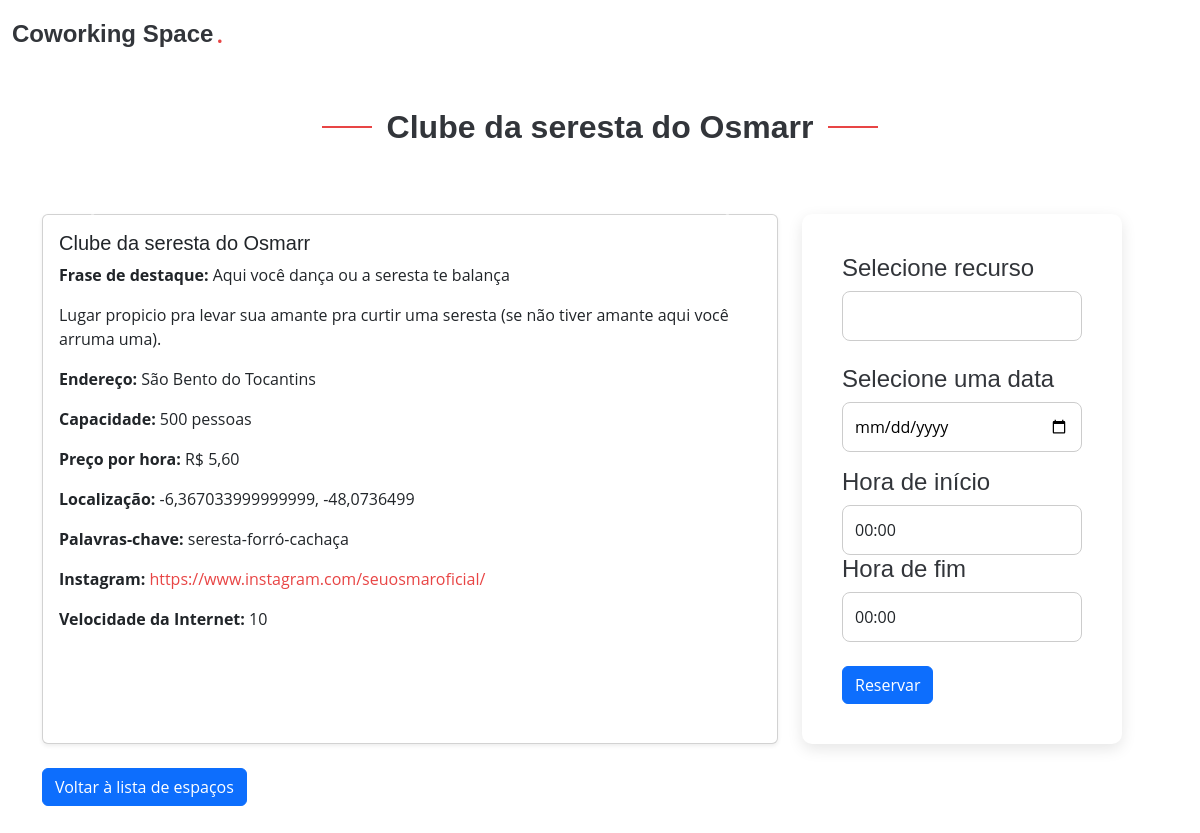
The app's page /lista/espaco/5/ (signed in), older data.
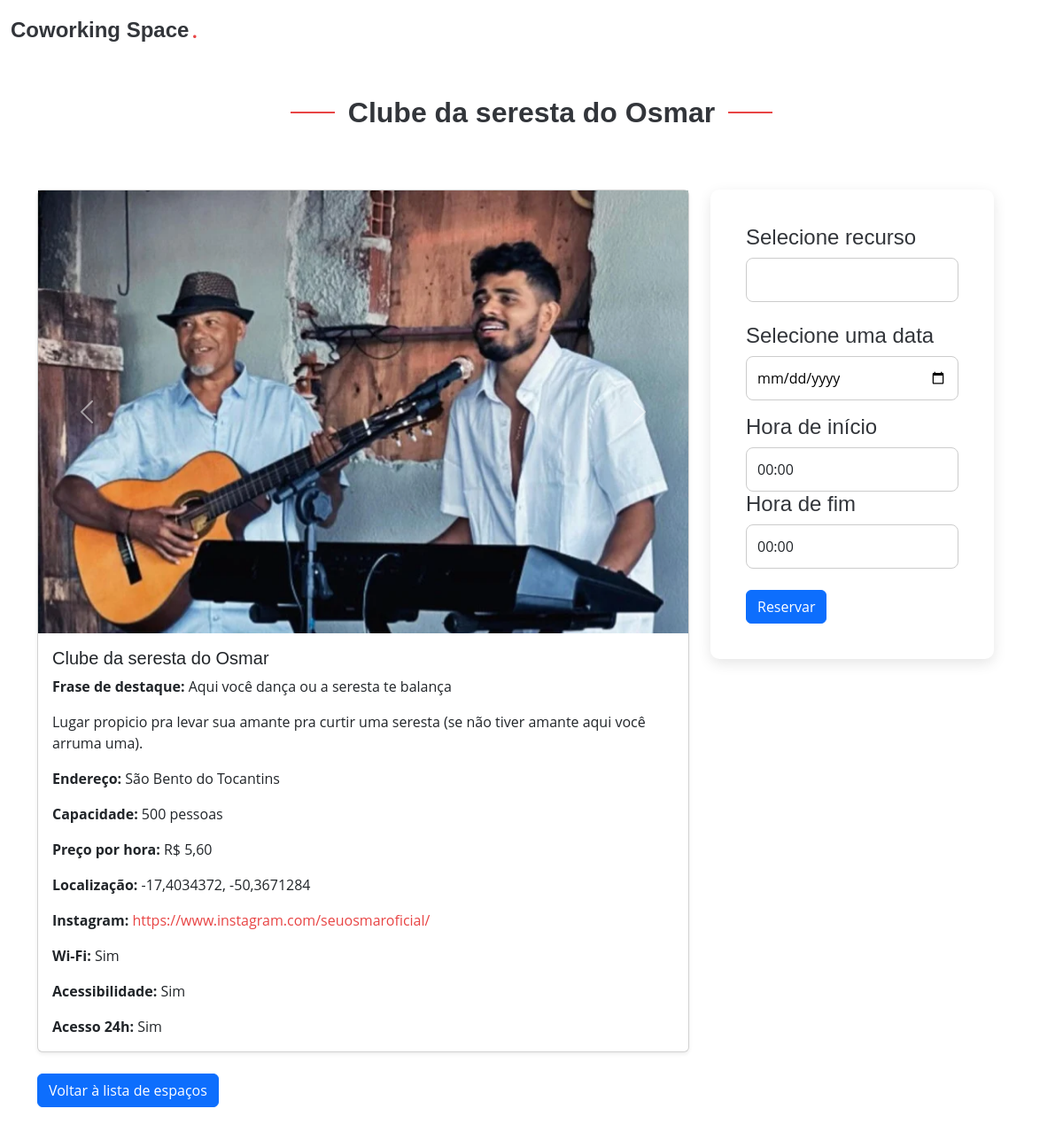
The same page, newer data.
### reservas/models.py (models this page shows, shortened)
class EspacoCoworking(models.Model):
    nome = models.CharField(max_length=100)
    endereco = models.CharField(max_length=200)
    frase_destaque = models.CharField(max_length=100, blank=True, null=True)
    descricao = models.TextField(blank=True, null=True)
    capacidade = models.IntegerField()
    preco_por_hora = models.DecimalField(max_digits=10, decimal_places=2)
    latitude = models.FloatField(default=0)
    longitude = models.FloatField(default=0)
    prioridade = models.IntegerField(default=0, blank=True, null=True)
    palavras_chave = models.TextField(blank=True, null=True, help_text='Separado por -')
    instagram = models.URLField(max_length=255, blank=True, null=True)
    facebook = models.URLField(max_length=255, blank=True, null=True)
    linkedin = models.URLField(max_length=255, blank=True, null=True)
    nome_espaco = models.CharField(max_length=255, blank=True, null=True)
    razao_social = models.CharField(max_length=255, blank=True, null=True)
    cep = models.CharField(max_length=20, blank=True, null=True)
    pais = models.CharField(max_length=100, blank=True, null=True)
    uf = models.CharField(max_length=2, blank=True, null=True)
    cidade = models.CharField(max_length=100, blank=True, null=True)
    bairro = models.CharField(max_length=100, blank=True, null=True)
    logradouro = models.CharField(max_length=255, blank=True, null=True)
    numero = models.CharField(max_length=10, blank=True, null=True)
    complemento = models.CharField(max_length=255, blank=True, null=True)
    logo = models.ImageField(upload_to='logos/', blank=True, null=True)
    foto_horizontal = models.ImageField(upload_to='fotos_espaco/', blank=True, null=True)
    nome_proprietario = models.CharField(max_length=255, blank=True, null=True)
    email_proprietario = models.EmailField(blank=True, null=True)
    telefone_proprietario = models.CharField(max_length=20, blank=True, null=True)
    nome_gerente = models.CharField(max_length=255, blank=True, null=True)
    email_gerente = models.EmailField(blank=True, null=True)
    telefone_gerente = models.CharField(max_length=20, blank=True, null=True)
    titular_conta = models.CharField(max_length=255, blank=True, null=True)
    banco = models.CharField(max_length=100, blank=True, null=True)
    agencia = models.CharField(max_length=20, blank=True, null=True)
    conta = models.CharField(max_length=20, blank=True, null=True)
    tipo_conta = models.CharField(max_length=50, blank=True, null=True)
    tipo_pix = models.CharField(max_length=50, blank=True, null=True)
    pix = models.CharField(max_length=100, blank=True, null=True)
    cafe = models.BooleanField(default=False)
    cha = models.BooleanField(default=False)
    massagem = models.BooleanField(default=False)
    outros_diferenciais = models.CharField(max_length=255, blank=True, null=True)
    wifi = models.BooleanField(default=False)
    acessibilidade = models.BooleanField(default=False)
    acesso24h = models.BooleanField(default=False)
    playground_kids = models.BooleanField(default=False)
    ar_condicionado = models.BooleanField(default=False)
    area_alimentacao = models.BooleanField(default=False)
    biblioteca = models.BooleanField(default=False)
    cabine_call = models.BooleanField(default=False)
    cozinha = models.BooleanField(default=False)
    espaco_pet = models.BooleanField(default=False)
    espaco_convivencia = models.BooleanField(default=False)
    lounge = models.BooleanField(default=False)
    galeria_arte = models.BooleanField(default=False)
    geladeira = models.BooleanField(default=False)
    gerador_eletricidade = models.BooleanField(default=False)
    jardim = models.BooleanField(default=False)
    quadro_branco = models.BooleanField(default=False)
    recepcao = models.BooleanField(default=False)
    sala_descompressao = models.BooleanField(default=False)
    sala_jogos = models.BooleanField(default=False)
    varanda = models.BooleanField(default=False)
    vestuario = models.BooleanField(default=False)
    velocidade_internet = models.CharField(max_length=50, blank=True, null=True)
    auditorio = models.BooleanField(default=False)
    cafeteria = models.BooleanField(default=False)
    coliving = models.BooleanField(default=False)
    espaco_eventos = models.BooleanField(default=False)
    estudio_gravacao = models.BooleanField(default=False)
    restaurante = models.BooleanField(default=False)
    fotos_area_comum = models.ImageField(upload_to='fotos_areas_comuns/', blank=True, null=True)
    fotos_area_compartilhada = models.ImageField(upload_to='fotos_areas_compartilhadas/', blank=True, null=True)
    fotos_salas_privativas = models.ImageField(upload_to='fotos_salas_privativas/', blank=True, null=True)
    outras_fotos = models.ImageField(upload_to='outras_fotos/', blank=True, null=True)
    proprietario = models.ForeignKey(User, on_delete=models.CASCADE)
    class Meta:
        verbose_name = "Espaço de Coworking"
        verbose_name_plural = "Espaços de Coworking"
        ordering = ['prioridade']  # Ordena os espaços pelo nome de forma padrão

class ImagemEspacoCoworking(models.Model):
    espaco = models.ForeignKey(EspacoCoworking, related_name='imagens', on_delete=models.CASCADE)
    imagem = models.ImageField(upload_to='fotos/')

### reservas/views.py (the view)
# urls.py: path('espaco/<int:espaco_id>/', views.detalhe_espaco, name='detalhe_espaco'),  # Detalhe de um espaço específico
@login_required
def detalhe_espaco(request, espaco_id):
    espaco = get_object_or_404(EspacoCoworking, id=espaco_id)
    recursos = RecursosEspacoCoworking.objects.filter(espaco_coworking_id=espaco_id)
    if request.method == 'POST':
        form = ReservaForm(request.POST)
        if form.is_valid():
            reserva = form.save(commit=False)
            reserva.espaco = espaco
            reserva.usuario = request.user
            recurso_id = request.POST.get('recurso')
            recurso = get_object_or_404(RecursosEspacoCoworking, id=recurso_id)
            reserva.recurso = recurso  # Associa o recurso à reserva
            reserva.save()
            messages.success(request, 'Reserva feita com sucesso!')
            return redirect('lista_espacos')
    else:
        form = ReservaForm()
    horas = ['{:02d}:00'.format(h) for h in range(24)]
    return render(request, 'reservas/detalhe_espaco.html', {
        'espaco': espaco,
        'form': form,
        'recursos': recursos,
        'horas': horas  # Passando a lista de horas para o template
    })

### reservas/forms.py (shortened to what this page needs)
class ReservaForm(forms.ModelForm):
    class Meta:
        model = Reserva
        fields = ['data_reserva', 'hora_inicio', 'hora_fim']
        widgets = {
            'data_reserva': forms.DateInput(attrs={'type': 'date'}),
            'hora_inicio': forms.TimeInput(attrs={'type': 'time'}),
            'hora_fim': forms.TimeInput(attrs={'type': 'time'}),
        }
    def __init__(self, *args, **kwargs):
        self.espaco = kwargs.pop('espaco', None)
        super(ReservaForm, self).__init__(*args, **kwargs)

### reservas/templates/reservas/detalhe_espaco.html (shortened to what the changed rows need)
{% load static %}
<!DOCTYPE html>
<html lang="en">
<head>
    <link href="{% static 'vendor/bootstrap/css/bootstrap.min.css' %}" rel="stylesheet">
    <link href="{% static 'vendor/bootstrap-icons/bootstrap-icons.css' %}" rel="stylesheet">
    <link href="{% static 'css/main.css' %}" rel="stylesheet">
</head>
<body>
    <header id="header" class="header d-flex align-items-center fixed-top">
        <div class="container-fluid position-relative d-flex align-items-center justify-content-between">
            <a href="{% url 'index' %}" class="logo d-flex align-items-center me-auto me-xl-0">
                <h1 class="sitename">Coworking Space</h1><span>.</span>
            </a>
        </div>
    </header>
    <main class="main mt-5">
        <section class="section">
            <div class="container" data-aos="fade-up">
                <div class="section-title">
                    <h2>{{ espaco.nome }}</h2>
                </div>
                <div class="row gy-4">
                    <div class="col-lg-8">
                        <div class="card h-100 shadow-sm">
                            <div id="carouselEspaco{{ espaco.id }}" class="carousel slide" data-bs-ride="carousel">
                                <div class="carousel-inner">
                                    {% for imagem in espaco.imagens.all %}
                                    <div class="carousel-item {% if forloop.first %}active{% endif %}">
                                        <img src="{{ imagem.imagem.url }}" class="d-block w-100" alt="Imagem do Espaço" style="height: 500px; object-fit: cover;">
                                    </div>
                                    {% endfor %}
                                </div>
                            </div>
                            <div class="card-body">
                                {% if espaco.nome %}
                                <h5 class="card-title">{{ espaco.nome }}</h5>
                                {% endif %}
                                {% if espaco.frase_destaque %}
                                <p class="card-text"><strong>Frase de destaque:</strong> {{ espaco.frase_destaque }}</p>
                                {% endif %}
                                {% if espaco.descricao %}
                                <p class="card-text">{{ espaco.descricao }}</p>
                                {% endif %}
                                {% if espaco.endereco %}
                                <p class="card-text"><strong>Endereço:</strong> {{ espaco.endereco }}</p>
                                {% endif %}
                                {% if espaco.capacidade %}
                                <p class="card-text"><strong>Capacidade:</strong> {{ espaco.capacidade }} pessoas</p>
                                {% endif %}
                                {% if espaco.preco_por_hora %}
                                <p class="card-text"><strong>Preço por hora:</strong> R$ {{ espaco.preco_por_hora }}</p>
                                {% endif %}
                                {% if espaco.latitude and espaco.longitude %}
                                <p class="card-text"><strong>Localização:</strong> {{ espaco.latitude }}, {{ espaco.longitude }}</p>
                                {% endif %}
                                {% if espaco.palavras_chave %}
                                <p class="card-text"><strong>Palavras-chave:</strong> {{ espaco.palavras_chave }}</p>
                                {% endif %}
                                {% if espaco.instagram %}
                                <p class="card-text"><strong>Instagram:</strong> <a href="{{ espaco.instagram }}" target="_blank">{{ espaco.instagram }}</a></p>
                                {% endif %}
                                {% if espaco.wifi %}
                                <p class="card-text"><strong>Wi-Fi:</strong> Sim</p>
                                {% endif %}
                                {% if espaco.acessibilidade %}
                                <p class="card-text"><strong>Acessibilidade:</strong> Sim</p>
                                {% endif %}
                                {% if espaco.acesso24h %}
                                <p class="card-text"><strong>Acesso 24h:</strong> Sim</p>
                                {% endif %}
                                {% if espaco.velocidade_internet %}
                                <p class="card-text"><strong>Velocidade da Internet:</strong> {{ espaco.velocidade_internet }}</p>
                                {% endif %}
                            </div>
                        </div>
                    </div>
                </div>
                <br>
            </div>
        </section>
    </main>
</body>
</html>

Row changes from the older to the newer data that the page shows:
changed EspacoCoworking "Aqui você dança ou a seresta te balança": nome "Clube da seresta do Osmarr" → "Clube da seresta do Osmar"; latitude "-6,367033999999999" → "-17,4034372"; longitude "-48,0736499" → "-50,3671284"; wifi False → True (drawn); acessibilidade False → True (drawn); acesso24h False → True (drawn); palavras_chave "seresta-forró-cachaça" → (not shown); velocidade_internet "10" → (not shown)
added ImagemEspacoCoworking: imagem (picture)
Text that changed along with them:
text no longer shown: "Palavras-chave: Velocidade da Internet:"
text now shown: "Wi-Fi: Sim Acessibilidade: Sim Acesso 24h: Sim"
